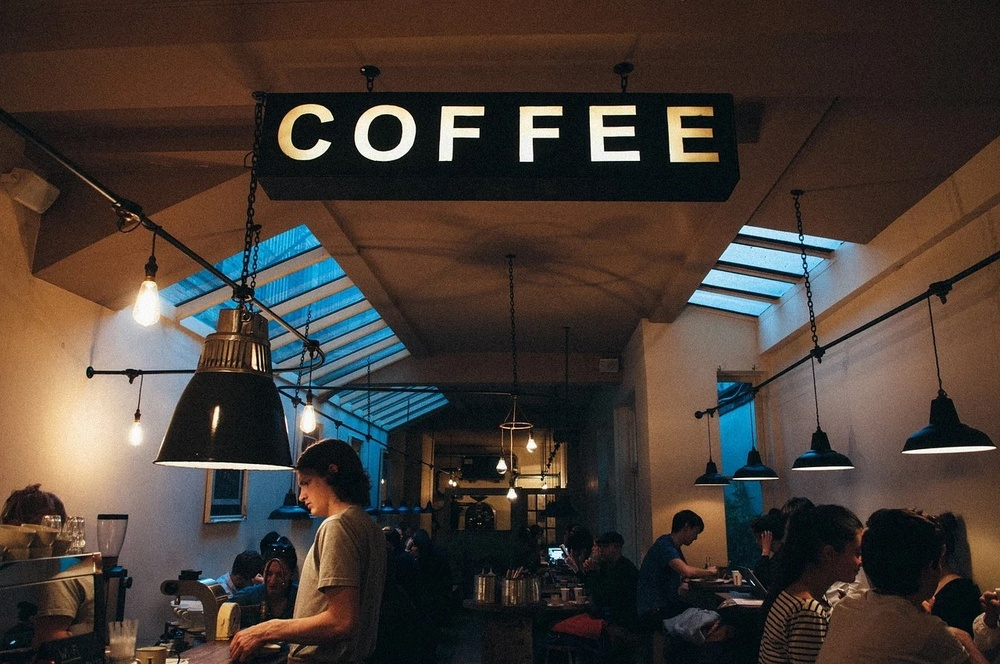
#> input picture coffee-ocr.jpg, 1000 x 664 px, shrunk from 1280 x 850 before the run, given in place of the camera
$ python trackbarcolordetec.py
#> lines starting #> are read from the running program, lines starting #| are printed output that depends on the picture; after the words box and inside, x2 and y2 are one past the last pixel; in counts of white or black regions, pixels touching at a corner belong together
import cv2
import numpy as np

def callback():
    pass

def init_trackbars():
    #HSV
    # Bikin Window
    cv2.namedWindow('BGR Trackbar')
    cv2.createTrackbar('LB', 'BGR Trackbar', 0, 255, callback)
    cv2.createTrackbar('LG', 'BGR Trackbar', 0, 255, callback)
    cv2.createTrackbar('LR', 'BGR Trackbar', 0, 255, callback)

    cv2.createTrackbar('UH', 'BGR Trackbar', 255, 255, callback)
    cv2.createTrackbar('US', 'BGR Trackbar', 255, 255, callback)
    cv2.createTrackbar('UV', 'BGR Trackbar', 255, 255, callback)


def get_lower_hsv() :
    lower_hue= cv2.getTrackbarPos('LB', 'BGR Trackbar')
    lower_sat= cv2.getTrackbarPos('LG', 'BGR Trackbar')
    lower_val= cv2.getTrackbarPos('LR', 'BGR Trackbar')

    return (lower_hue, lower_sat, lower_val)

def get_upper_hsv() :
    upper_hue= cv2.getTrackbarPos('UH', 'BGR Trackbar')
    upper_sat= cv2.getTrackbarPos('US', 'BGR Trackbar')
    upper_val= cv2.getTrackbarPos('UV', 'BGR Trackbar')


    return (upper_hue, upper_sat, upper_val)


def main(video) :
    while True :
        ret, frame = video.read()
#> frame is the input picture: shape (664, 1000, 3); mean B, G, R 52.7, 59.5, 70
        hsv = cv2.cvtColor(frame, cv2.COLOR_BGR2RGB)

        low = get_lower_hsv()
        high = get_upper_hsv()
        thresh = cv2.inRange(hsv, low, high)
#> thresh: shape (664, 1000); every value is 255
        kernel = cv2.getStructuringElement(cv2.MORPH_ELLIPSE, (5,5))

        lower = np.array([low])
        upper = np.array([high])

        np.save('white_low_npy', lower)
        np.save('white_High_npy', upper)

        thresh = cv2.morphologyEx(thresh, cv2.MORPH_OPEN, kernel)
        contour, _ = cv2.findContours(thresh, cv2.RETR_EXTERNAL, cv2.CHAIN_APPROX_SIMPLE)
#> contour = [[[0, 0], [0, 663], [999, 663], [999, 0]]]

        if contour :
            largest_contour = max(contour,key=cv2.contourArea)
#> largest_contour = [[0, 0], [0, 663], [999, 663], [999, 0]]

            x, y, w, h = cv2.boundingRect(largest_contour)
#> x = 0; y = 0; w = 1000; h = 664

            cv2.rectangle(frame, (x, y), (w+x, h+y), (255, 0, 0), 2)
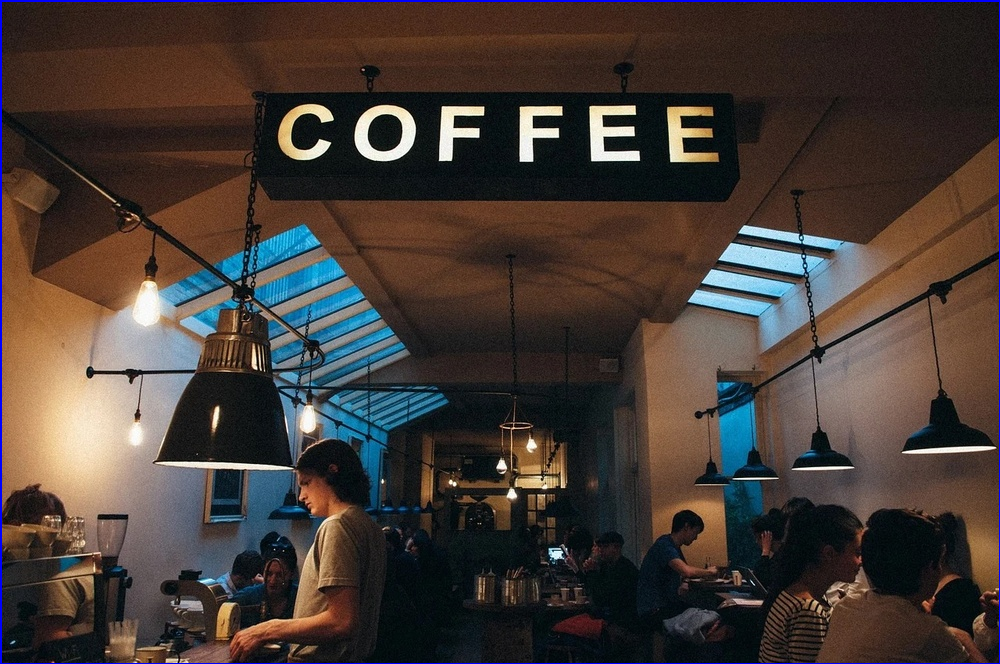
#> frame: shape (664, 1000, 3); 0.75% of pixels changed, all inside (x1, y1, x2, y2) = (0, 0, 1000, 664)

        cv2.imshow('hsv', hsv)
        cv2.imshow('thres', thresh)
        cv2.imshow('frame', frame)

        if cv2.waitKey(1) & 0xFF == ord('q') :
#> (key q is pressed here)
            break
if __name__ == '__main__' :
    cam = cv2.VideoCapture(0)
    init_trackbars()
    main(cam)
